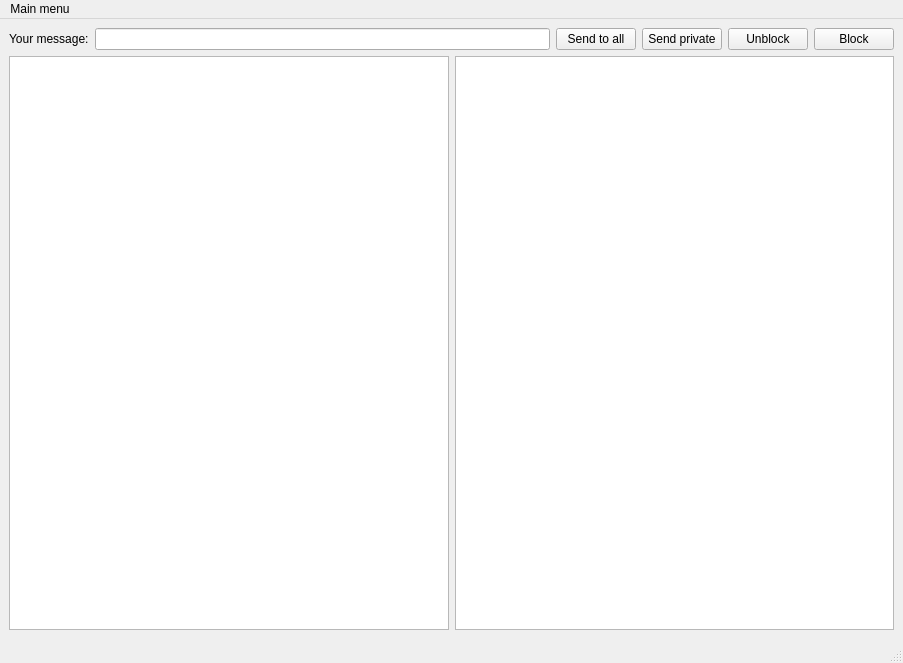
<?xml version="1.0" encoding="UTF-8"?>
<ui version="4.0">
 <class>MainWindow</class>
 <widget class="QMainWindow" name="MainWindow">
  <property name="geometry">
   <rect>
    <x>0</x>
    <y>0</y>
    <width>903</width>
    <height>663</height>
   </rect>
  </property>
  <property name="windowTitle">
   <string>MainWindow</string>
  </property>
  <widget class="QWidget" name="centralwidget">
   <layout class="QVBoxLayout" name="verticalLayout">
    <item>
     <layout class="QHBoxLayout" name="horizontalLayout">
      <item>
       <widget class="QLabel" name="label">
        <property name="text">
         <string>Your message:</string>
        </property>
       </widget>
      </item>
      <item>
       <widget class="QLineEdit" name="messageLineEdit"/>
      </item>
      <item>
       <widget class="QPushButton" name="sendMessageButton">
        <property name="text">
         <string>Send to all</string>
        </property>
       </widget>
      </item>
      <item>
       <widget class="QPushButton" name="privateMessageSendButton">
        <property name="text">
         <string>Send private</string>
        </property>
       </widget>
      </item>
      <item>
       <widget class="QPushButton" name="UnblockUser">
        <property name="text">
         <string>Unblock</string>
        </property>
       </widget>
      </item>
      <item>
       <widget class="QPushButton" name="BlockUser">
        <property name="text">
         <string>Block</string>
        </property>
       </widget>
      </item>
     </layout>
    </item>
    <item>
     <layout class="QHBoxLayout" name="horizontalLayout_3">
      <item>
       <widget class="QTextBrowser" name="commonChatBrowser">
        <property name="sizePolicy">
         <sizepolicy hsizetype="Expanding" vsizetype="Expanding">
          <horstretch>0</horstretch>
          <verstretch>0</verstretch>
         </sizepolicy>
        </property>
       </widget>
      </item>
      <item>
       <widget class="QTextBrowser" name="privateChatBrowser">
        <property name="sizePolicy">
         <sizepolicy hsizetype="Expanding" vsizetype="Expanding">
          <horstretch>0</horstretch>
          <verstretch>0</verstretch>
         </sizepolicy>
        </property>
       </widget>
      </item>
     </layout>
    </item>
    <item>
     <spacer name="verticalSpacer">
      <property name="orientation">
       <enum>Qt::Orientation::Vertical</enum>
      </property>
      <property name="sizeType">
       <enum>QSizePolicy::Policy::Fixed</enum>
      </property>
      <property name="sizeHint" stdset="0">
       <size>
        <width>20</width>
        <height>2</height>
       </size>
      </property>
     </spacer>
    </item>
   </layout>
  </widget>
  <widget class="QMenuBar" name="menubar">
   <property name="geometry">
    <rect>
     <x>0</x>
     <y>0</y>
     <width>903</width>
     <height>21</height>
    </rect>
   </property>
   <widget class="QMenu" name="menuMain_menu">
    <property name="title">
     <string>Main menu</string>
    </property>
    <addaction name="separator"/>
    <addaction name="actionCloseClient"/>
   </widget>
   <addaction name="menuMain_menu"/>
  </widget>
  <widget class="QStatusBar" name="statusbar"/>
  <action name="actionOpen_another_cliend">
   <property name="text">
    <string>Open another client</string>
   </property>
  </action>
  <action name="actionCloseClient">
   <property name="text">
    <string>Close</string>
   </property>
  </action>
 </widget>
 <resources/>
 <connections/>
</ui>
